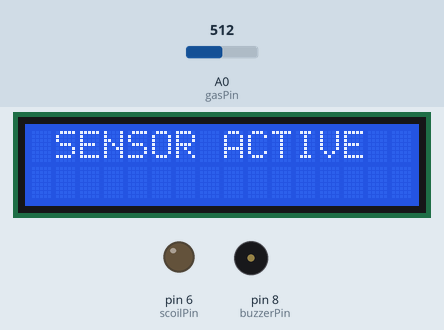
Bench run of a sketch on a simulated Arduino Uno, built with avr-gcc and run on an emulated ATmega328P. Shown: 16×2 character LCD, output pins drawn as LEDs (lit = HIGH), buzzer (waves = sounding, pin HIGH). The inputs (shaded band) are chosen by the test bench; at power-on: A0 (gasPin) = 512. What the sketch prints to the serial monitor is not drawn.

Above: at 6.1 s.
At 8.7 s:
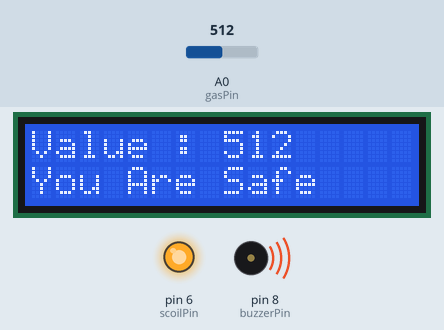
8.8 s: A0 (gasPin) set to 653
At 10.2 s:
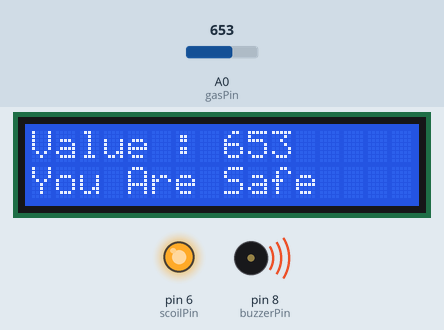
10.5 s: A0 (gasPin) set to 686
At 10.76 s:
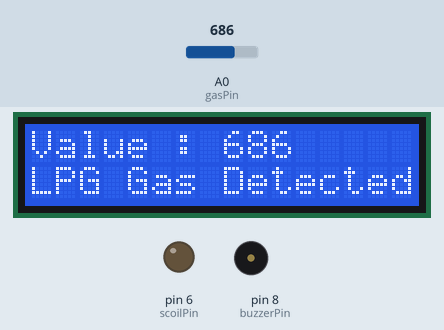
12.7 s: A0 (gasPin) set to 660
At 13.0 s:
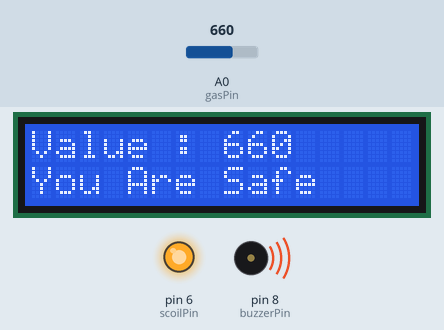
Timing chart, 0 to 15.7 s (numbered marks = the images above; inputs shaded):
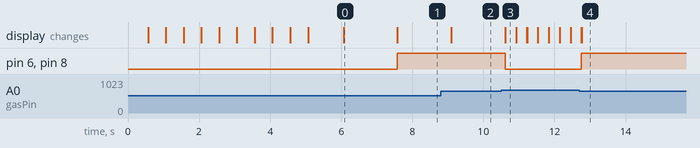

Measured:
- the behaviour switches between 670 and 671 on A0 (gasPin) (found by bisection; images 2 and 3)
- after the input at 8.8 s, the display: changes after 0.30 s (image 2)
- after the input at 10.5 s, pin 6 (scoilPin), pin 8 (buzzerPin): HIGH → LOW after 0.11 s; the display: changes after 0.12 s (image 3)
- after the input at 12.7 s, pin 6 (scoilPin), pin 8 (buzzerPin): LOW → HIGH after 0.06 s; the display: first differs from a run without the input after 0.06 s (image 4)
- what the display in image 0 shows lasts 1.5 s, from 6.1 s to 7.6 s

The sketch:

sketch_jan13a.ino
```cpp
#include <LiquidCrystal.h>
   LiquidCrystal lcd(11, 12, 2, 3, 4, 5);
  #define buzzerPin 8
   #define scoilPin 6
   #define gasPin A0
   void setup() {
   Serial.begin(9600);
   lcd.begin(16, 2);
   pinMode(buzzerPin,OUTPUT);
   pinMode(scoilPin,OUTPUT);
   lcd.setCursor(0, 0);
    lcd.print("Calibrating");
   for(int i = 0; i <10; i++){
      if (i==4)
      {
         lcd.setCursor(0, 1);
         lcd.print(".");
        }
       else  lcd.print(".");
      delay(500);
      }
    lcd.setCursor(5, 1);
    lcd.print("done");
    delay(1000);
    lcd.clear();
    lcd.setCursor(1, 0);
    lcd.print("SENSOR ACTIVE");
    delay(1500);
    lcd.clear();
}

void loop()

  {
  int gasSensor = analogRead(gasPin);
   if (gasSensor > 670){
     digitalWrite(buzzerPin,LOW);
     digitalWrite(scoilPin,LOW);
     lcd.setCursor(0, 0);
     lcd.print("Value : ");
     lcd.print(gasSensor);
     Serial.print(gasSensor);
     Serial.print("\t");
     lcd.setCursor(0, 1);
     Serial.println("LPG Gas Detected");
     lcd.print("LPG Gas Detected");
     delay(300);
     lcd.clear();
      }
    else
        {
     digitalWrite(buzzerPin,HIGH);
     digitalWrite(scoilPin,HIGH);
     lcd.setCursor(0, 0);
     lcd.print("Value : ");
     lcd.print(gasSensor);
     Serial.print(gasSensor);
     Serial.print("\t");
     lcd.setCursor(0, 1);
     Serial.println("You Are Safe");
     lcd.print("You Are Safe");
     delay(300);
   }

  }
```
